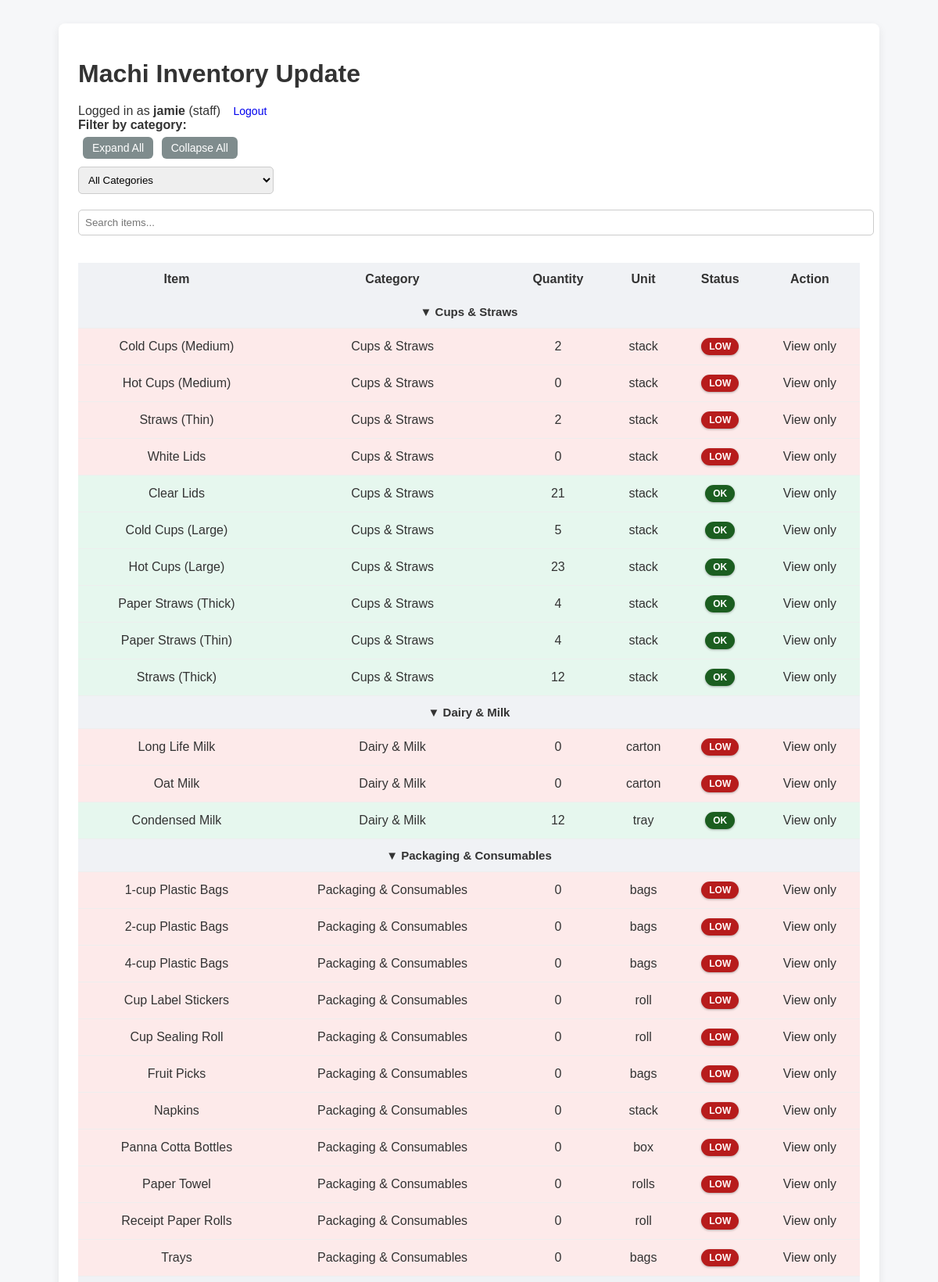
/ (signed in, upper part), run on the app's committed database.
### tables this page shows
CREATE TABLE inventory (
    id INTEGER PRIMARY KEY AUTOINCREMENT,
    name TEXT NOT NULL,
    category TEXT,
    quantity INTEGER,
    unit TEXT,
    min_level INTEGER
);

### app.py (the view)
@app.route('/')
@app.route('/')
def index():
    if 'user' not in session:
        return redirect(url_for('login'))
    category = request.args.get('category')
    conn = get_db_connection()
    categories = conn.execute(
        'SELECT DISTINCT category FROM inventory ORDER BY category'
    ).fetchall()
    if category:
        items = conn.execute(
            '''
            SELECT *,
            CASE
                WHEN quantity <= min_level THEN "LOW"
                ELSE "OK"
            END AS status
            FROM inventory
            WHERE category = ?
            ORDER BY
                CASE
                    WHEN quantity <= min_level THEN 0
                    ELSE 1
                END,
                name
            ''',
            (category,)
        ).fetchall()
    else:
        items = conn.execute(
            '''
            SELECT *,
            CASE
                WHEN quantity <= min_level THEN "LOW"
                ELSE "OK"
            END AS status
            FROM inventory
            ORDER BY
                category,
                CASE
                    WHEN quantity <= min_level THEN 0
                    ELSE 1
                END,
                name
            '''
        ).fetchall()
    conn.close()
    return render_template(
        'index.html',
        items=items,
        categories=categories,
        selected_category=category
    )

### app.py (called while the page is built)
def get_db_connection():
    conn = sqlite3.connect('inventory.db')
    conn.row_factory = sqlite3.Row
    return conn

### templates/index.html (shortened to what this page needs)
<!DOCTYPE html>
<html>
<head>
    <link rel="stylesheet" href="{{ url_for('static', filename='style.css') }}">
</head>
<body>
    <div class="container">
        <h1>Machi Inventory Update</h1>
        <div class="actions">
            {% if session.get('user') %}
            <span class="user-info">
                Logged in as <strong>{{ session.get('user') }}</strong>
                ({{ session.get('role') }})
            </span>
            <a class="btn btn-logout" href="{{ url_for('logout') }}">Logout</a>
            {% endif %}
        </div>
        <form method="get">
            <label for="category">Filter by category:</label>
            <button type="button" class="btn btn-back" onclick="expandAll()">Expand All</button>
            <button type="button" class="btn btn-back" onclick="collapseAll()">Collapse All</button>
            <select name="category" onchange="this.form.submit()">
                <option value="">All Categories</option>
            </select>
        </form>
<div class="search-bar">
    <input type="text" id="searchInput" placeholder="Search items..." onkeyup="searchItems()">
</div>
        <table>
            <tr>
                <th>Item</th>
                <th>Category</th>
                <th>Quantity</th>
                <th>Unit</th>
                <th>Status</th>
                <th>Action</th>
            </tr>
        {% set ns = namespace(current_category=None) %}
        {% for item in items %}
        {% if item['category'] != ns.current_category %}
        <tr class="category-row" data-category-key="{{ item['category']
                | lower
                | replace(' ', '-')
                | replace('&', '')
            }}" data-expanded="true" onclick="toggleCategory(this)">
            <td colspan="6">
                <span class="arrow">▼</span> {{ item['category'] }}
            </td>
        </tr>
        {% set ns.current_category = item['category'] %}
        {% endif %}
        <tr class="item-row {{ item['status'] }} category-{{ item['category']
            | lower
            | replace(' ', '-')
            | replace('&', '')
        }}">
            <td>{{ item['name'] }}</td>
            <td>{{ item['category'] }}</td>
            <td>{{ item['quantity'] }}</td>
            <td>{{ item['unit'] }}</td>
            <td>
                {% if item['status'] == 'LOW' %}
                <span class="status-badge status-low">LOW</span>
                {% else %}
                <span class="status-badge status-ok">OK</span>
                {% endif %}
            </td>
            <td>
                {% if session.get('role') == 'admin' %}
                <a class="btn btn-update" href="/update/{{ item['id'] }}">Stock</a>
                <a class="btn btn-back" href="/edit/{{ item['id'] }}">Edit</a>
                <a class="btn btn-back" href="/delete/{{ item['id'] }}">Delete</a>
                {% else %}
                <span class="text-muted">View only</span>
                {% endif %}
            </td>
        </tr>
        {% endfor %}
        </table>
    </div>
</body>
</html>

### static/style.css (style rules this page uses)
body { font-family: Arial, Helvetica, sans-serif; background-color: #f6f7f9; margin: 0; padding: 30px; color: #333; }
h1, h2 { margin-bottom: 20px; }
.container { max-width: 1000px; margin: auto; background: white; padding: 25px; border-radius: 8px; box-shadow: 0 4px 12px rgba(0, 0, 0, 0.08); }
table { width: 100%; border-collapse: collapse; margin-top: 20px; }
th { background-color: #f0f2f5; padding: 12px; text-align: center; font-weight: 600; }
td { padding: 12px; text-align: center; border-bottom: 1px solid #eee; }
.OK { background-color: #e6f7ee; }
.LOW { background-color: #fdeaea; }
.status-badge { padding: 4px 10px; border-radius: 12px; font-size: 12px; font-weight: bold; }
.status-ok { background: #00ff6a; color: white; }
.status-low { background: #ff0000; color: white; }
.btn { padding: 6px 12px; border-radius: 6px; border: none; text-decoration: none; font-size: 14px; cursor: pointer; }
.btn-back { background-color: #7f8c8d; color: white; }
form { max-width: 400px; }
label { display: block; margin-bottom: 6px; font-weight: bold; }
input, select { width: 100%; padding: 8px; margin-bottom: 15px; border-radius: 5px; border: 1px solid #ccc; }
select { margin-top: 10px; margin-bottom: 20px; max-width: 250px; }
.category-row { background-color: #f0f2f5; font-weight: bold; text-align: left; padding: 12px; font-size: 15px; }
.category-row { background-color: #f0f2f5; font-weight: bold; cursor: pointer; }
.item-row { transition: all 0.2s ease; }
.status-badge { padding: 4px 10px; border-radius: 12px; font-size: 12px; font-weight: bold; display: inline-block; box-shadow: 0 1px 3px rgba(0, 0, 0, 0.3); }
.status-low { background-color: #b71c1c; color: #ffffff; }
.status-ok { background-color: #1b5e20; color: #ffffff; }
button.btn { margin-left: 6px; }

### data on the page
inventory: category "Cups & Straws", name "Cold Cups (Medium)", quantity "2", unit "stack", shows "LOW", shows "View only"
inventory: name "Hot Cups (Medium)", category "Cups & Straws", quantity "0", unit "stack", shows "LOW", shows "View only"
inventory: name "Straws (Thin)", category "Cups & Straws", quantity "2", unit "stack", shows "LOW", shows "View only"
inventory: name "White Lids", category "Cups & Straws", quantity "0", unit "stack", shows "LOW", shows "View only"
inventory: name "Clear Lids", category "Cups & Straws", quantity "21", unit "stack", shows "OK", shows "View only"
inventory: name "Cold Cups (Large)", category "Cups & Straws", quantity "5", unit "stack", shows "OK", shows "View only"
inventory: name "Hot Cups (Large)", category "Cups & Straws", quantity "23", unit "stack", shows "OK", shows "View only"
inventory: name "Paper Straws (Thick)", category "Cups & Straws", quantity "4", unit "stack", shows "OK", shows "View only"
inventory: name "Paper Straws (Thin)", category "Cups & Straws", quantity "4", unit "stack", shows "OK", shows "View only"
inventory: name "Straws (Thick)", category "Cups & Straws", quantity "12", unit "stack", shows "OK", shows "View only"
inventory: category "Dairy & Milk", name "Long Life Milk", quantity "0", unit "carton", shows "LOW", shows "View only"
inventory: name "Oat Milk", category "Dairy & Milk", quantity "0", unit "carton", shows "LOW", shows "View only"
inventory: name "Condensed Milk", category "Dairy & Milk", quantity "12", unit "tray", shows "OK", shows "View only"
inventory: category "Packaging & Consumables", name "1-cup Plastic Bags", quantity "0", unit "bags", shows "LOW", shows "View only"
inventory: name "2-cup Plastic Bags", category "Packaging & Consumables", quantity "0", unit "bags", shows "LOW", shows "View only"
inventory: name "4-cup Plastic Bags", category "Packaging & Consumables", quantity "0", unit "bags", shows "LOW", shows "View only"
inventory: name "Cup Label Stickers", category "Packaging & Consumables", quantity "0", unit "roll", shows "LOW", shows "View only"
inventory: name "Cup Sealing Roll", category "Packaging & Consumables", quantity "0", unit "roll", shows "LOW", shows "View only"
inventory: name "Fruit Picks", category "Packaging & Consumables", quantity "0", unit "bags", shows "LOW", shows "View only"
inventory: name "Napkins", category "Packaging & Consumables", quantity "0", unit "stack", shows "LOW", shows "View only"
inventory: name "Panna Cotta Bottles", category "Packaging & Consumables", quantity "0", unit "box", shows "LOW", shows "View only"
inventory: name "Paper Towel", category "Packaging & Consumables", quantity "0", unit "rolls", shows "LOW", shows "View only"
inventory: name "Receipt Paper Rolls", category "Packaging & Consumables", quantity "0", unit "roll", shows "LOW", shows "View only"
inventory: name "Trays", category "Packaging & Consumables", quantity "0", unit "bags", shows "LOW", shows "View only"

### other printed values
{{ session.get('user') }} "jamie"
{{ session.get('role') }} "staff"
